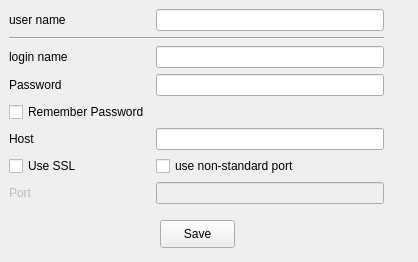
<?xml version="1.0" encoding="UTF-8"?>
<ui version="4.0">
 <class>SetupHost</class>
 <widget class="QWidget" name="SetupHost">
  <property name="geometry">
   <rect>
    <x>0</x>
    <y>0</y>
    <width>418</width>
    <height>262</height>
   </rect>
  </property>
  <property name="windowTitle">
   <string>Form</string>
  </property>
  <widget class="QWidget" name="widget_2" native="true">
   <property name="geometry">
    <rect>
     <x>9</x>
     <y>9</y>
     <width>375</width>
     <height>195</height>
    </rect>
   </property>
   <layout class="QGridLayout" name="gridLayout">
    <item row="2" column="0">
     <widget class="QLabel" name="label">
      <property name="toolTip">
       <string>Your login name</string>
      </property>
      <property name="text">
       <string>login name</string>
      </property>
      <property name="buddy">
       <cstring>loginEdit</cstring>
      </property>
     </widget>
    </item>
    <item row="5" column="0">
     <widget class="QLabel" name="label_2">
      <property name="text">
       <string>Password</string>
      </property>
      <property name="buddy">
       <cstring>passwordEdit</cstring>
      </property>
     </widget>
    </item>
    <item row="6" column="0">
     <widget class="QCheckBox" name="remPass">
      <property name="text">
       <string>Remember Password</string>
      </property>
     </widget>
    </item>
    <item row="7" column="0">
     <widget class="QLabel" name="label_3">
      <property name="text">
       <string>Host</string>
      </property>
      <property name="buddy">
       <cstring>hostEdit</cstring>
      </property>
     </widget>
    </item>
    <item row="5" column="1">
     <widget class="QLineEdit" name="passwordEdit">
      <property name="echoMode">
       <enum>QLineEdit::Password</enum>
      </property>
     </widget>
    </item>
    <item row="7" column="1">
     <widget class="QLineEdit" name="hostEdit"/>
    </item>
    <item row="8" column="0">
     <widget class="QCheckBox" name="useSSL">
      <property name="text">
       <string>Use SSL</string>
      </property>
     </widget>
    </item>
    <item row="8" column="1">
     <widget class="QCheckBox" name="nonStandard">
      <property name="enabled">
       <bool>true</bool>
      </property>
      <property name="text">
       <string>use non-standard port</string>
      </property>
     </widget>
    </item>
    <item row="9" column="1">
     <widget class="QLineEdit" name="portEdit">
      <property name="enabled">
       <bool>false</bool>
      </property>
     </widget>
    </item>
    <item row="9" column="0">
     <widget class="QLabel" name="label_4">
      <property name="enabled">
       <bool>false</bool>
      </property>
      <property name="text">
       <string>Port</string>
      </property>
     </widget>
    </item>
    <item row="0" column="0">
     <widget class="QLabel" name="label_5">
      <property name="toolTip">
       <string>The user you are controling</string>
      </property>
      <property name="text">
       <string>user name</string>
      </property>
      <property name="buddy">
       <cstring>loginEdit</cstring>
      </property>
     </widget>
    </item>
    <item row="0" column="1">
     <widget class="QLineEdit" name="loginEdit"/>
    </item>
    <item row="2" column="1">
     <widget class="QLineEdit" name="userEdit"/>
    </item>
    <item row="1" column="0" colspan="2">
     <widget class="Line" name="line">
      <property name="orientation">
       <enum>Qt::Horizontal</enum>
      </property>
     </widget>
    </item>
   </layout>
  </widget>
  <widget class="QPushButton" name="done">
   <property name="geometry">
    <rect>
     <x>160</x>
     <y>220</y>
     <width>75</width>
     <height>28</height>
    </rect>
   </property>
   <property name="sizePolicy">
    <sizepolicy hsizetype="Fixed" vsizetype="Fixed">
     <horstretch>0</horstretch>
     <verstretch>0</verstretch>
    </sizepolicy>
   </property>
   <property name="layoutDirection">
    <enum>Qt::RightToLeft</enum>
   </property>
   <property name="text">
    <string>Save</string>
   </property>
  </widget>
 </widget>
 <tabstops>
  <tabstop>loginEdit</tabstop>
  <tabstop>userEdit</tabstop>
  <tabstop>passwordEdit</tabstop>
  <tabstop>remPass</tabstop>
  <tabstop>hostEdit</tabstop>
  <tabstop>useSSL</tabstop>
  <tabstop>nonStandard</tabstop>
  <tabstop>portEdit</tabstop>
  <tabstop>done</tabstop>
 </tabstops>
 <resources/>
 <connections/>
 <slots>
  <slot>saveData()</slot>
 </slots>
</ui>
